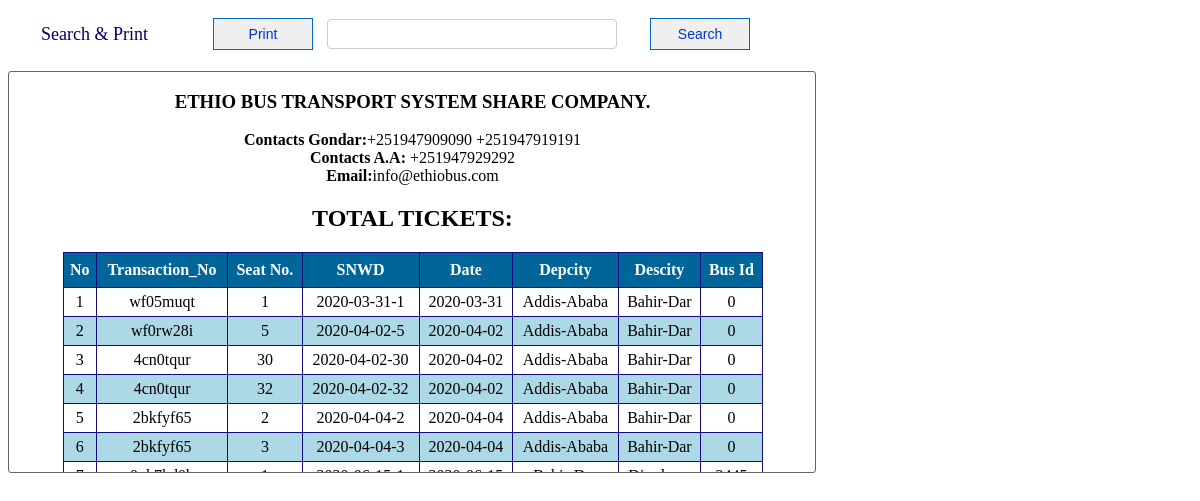
The page /clerk/seats.php on the database its author committed.
### tables this page shows
CREATE TABLE IF NOT EXISTS `seat1` (
  `transaction_no` varchar(255) NOT NULL,
  `number` int(10) NOT NULL,
  `PNR` varchar(255) NOT NULL,
  `date` date NOT NULL,
  `depcity` varchar(255) NOT NULL,
  `descity` varchar(255) NOT NULL,
  `fare` float NOT NULL,
  `busid` int(10) NOT NULL
);

### clerk/seats.php (the view, shortened to what this page needs)
<!DOCTYPE html PUBLIC "-//W3C//DTD XHTML 1.0 Transitional//EN" "http://www.w3.org/TR/xhtml1/DTD/xhtml1-transitional.dtd">
<html xmlns="http://www.w3.org/1999/xhtml">
<head>
<link rel="stylesheet" type="text/css" href="css/style_view.css" />
</head>
<body>
<div id="style_div" >
<form method="post">
<table width="755">
	<tr>
    	<td width="190px" style="font-size:18px; color:#006; text-indent:30px;">Search & Print </td>
		<td> <input type="button" value="Print" id="button-search" class="btn" onclick="PrintDoc()"/></td>
		<td><input type="text" name="searchtxt" title="Enter name for search " class="search" autocomplete="off"/></td>
        <td style="float:right"><input type="submit" name="btnsearch" value="Search" id="button-search" title="Search Package" /></td>
    </tr>
</table>
</form>
</div>
<br />
<div id="printarea">
<div id="content-input">
<h3 align="center">ETHIO BUS TRANSPORT SYSTEM SHARE COMPANY.</h3>
<p align="center"><strong>Contacts Gondar:</strong>+251947909090 +251947919191 <br>
<strong>Contacts A.A:</strong> +251947929292<br>
<br<strong><strong>Email:</strong>info@ethiobus.com</p>
<br<P align="center"><h2 align="center">TOTAL TICKETS:</h2></p>
	 <table border="1" width="700px" align="center" cellpadding="5" class="mytable" cellspacing="0" >
        <tr height="35px">
            <th>No</th>
			<th>Transaction_No</th>
            <th>Seat No.</th>
            <th>SNWD</th>
            <th>Date</th>
            <th>Depcity</th>
            <th>Descity</th>
            <th>Bus Id</th>
        </tr>
         <?php
	$key="";
	if($key !="")
		$sql_sel=mysql_query("SElECT * FROM seat1 WHERE depcity  like '%$key%'");
	else
		 $sql_sel=mysql_query("SELECT * FROM seat1");
    $i=0;
    while($row=mysql_fetch_array($sql_sel)){
    $i++;
    $color=($i%2==0)?"lightblue":"white";
    ?>
      <tr bgcolor="<?php echo $color?>">
            <td><?php echo $i;?></td>
			<td><?php echo $row['transaction_no'];?></td>
            <td><?php echo $row['number'];?></td>
            <td><?php echo $row['PNR'];?></td>
            <td><?php echo $row['date'];?></td>
            <td><?php echo $row['depcity'];?></td>
            <td><?php echo $row['descity'];?></td>
            <td><?php echo $row['busid'];?></td>
        </tr>
    <?php
    }
    ?>
    </table>
</div>
</div>
</body>
</html>

### clerk/css/style_view.css (style rules this page uses)
#style_div { height:auto; margin-top:15px; }
#content-input { width:805px; height:400px; border:1px solid #666; float:left; padding-left:1px; border-radius: 3px 3px 3px 3px; overflow: auto; }
#button-search { font-family:Arial, Helvetica, sans-serif; font-size:14px; width:100px; height:32px; float:right; margin-right:10px; repeat-x top center; border: 1px solid #06C; -moz-border-radius: 5px; color:#03C; }
.search { padding:4px; border:1px #CCC solid; border-radius: 4px 4px 4px 4px; -moz-border-radius: 8px; background:#FFF; color:#006; font-family:Arial, Helvetica, sans-serif; font-size:16px; width:280px; height:20px; float:left; }
.mytable { border-collapse:collapse; border:#036 1px solid; }
.mytable tr th { background:#069; border:#120A7E 1px solid; color:#FFF; font-family:"Times New Roman", Times, serif; }
.mytable tr td { font-family:"Times New Roman", Times, serif; border:#120A7E 1px solid; }

### rows shown on the page
seat1: transaction_no "wf05muqt", number "1", PNR "2020-03-31-1", date "2020-03-31", depcity "Addis-Ababa", descity "Bahir-Dar", busid "0"
seat1: transaction_no "wf0rw28i", number "5", PNR "2020-04-02-5", date "2020-04-02", depcity "Addis-Ababa", descity "Bahir-Dar", busid "0"
seat1: transaction_no "4cn0tqur", number "30", PNR "2020-04-02-30", date "2020-04-02", depcity "Addis-Ababa", descity "Bahir-Dar", busid "0"
seat1: transaction_no "4cn0tqur", number "32", PNR "2020-04-02-32", date "2020-04-02", depcity "Addis-Ababa", descity "Bahir-Dar", busid "0"
seat1: transaction_no "2bkfyf65", number "2", PNR "2020-04-04-2", date "2020-04-04", depcity "Addis-Ababa", descity "Bahir-Dar", busid "0"
seat1: transaction_no "2bkfyf65", number "3", PNR "2020-04-04-3", date "2020-04-04", depcity "Addis-Ababa", descity "Bahir-Dar", busid "0"
